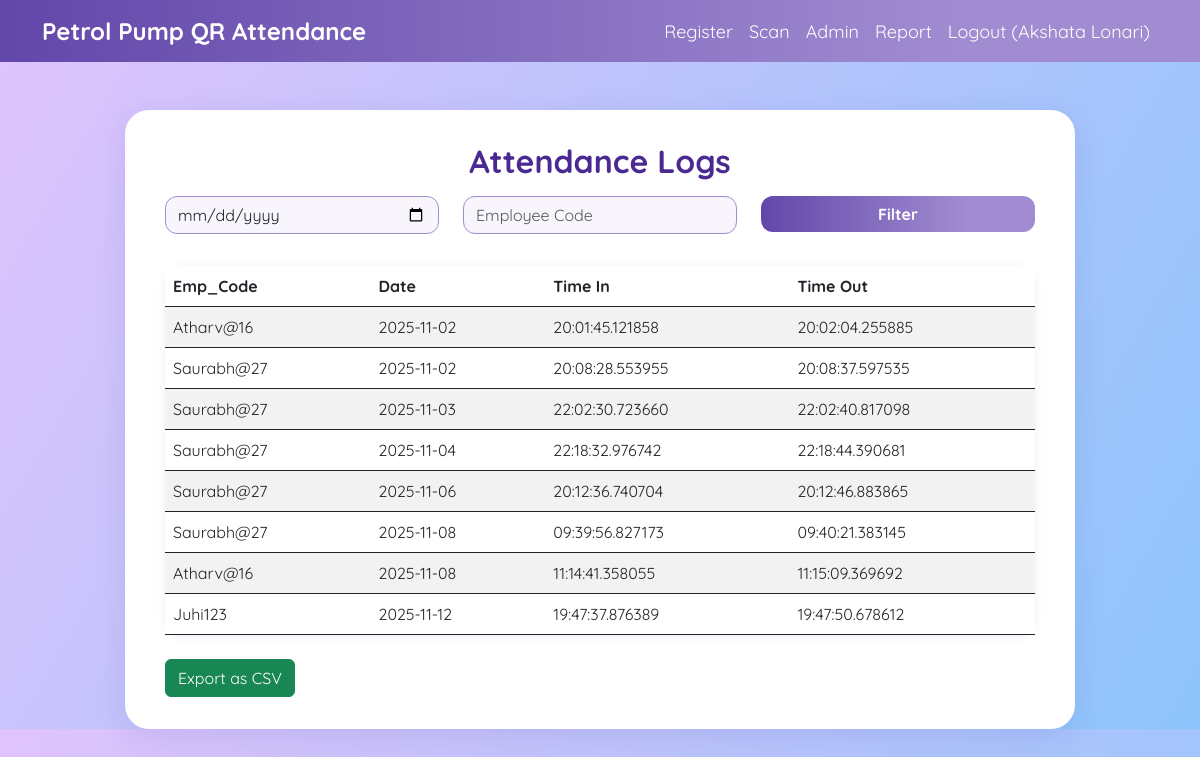
The app's page /report (signed in) with its own data.
### models.py (models this page shows)
class Attendance(db.Model):
    id = db.Column(db.Integer, primary_key=True)
    emp_code = db.Column(db.String(20), db.ForeignKey('employee.emp_code'), nullable=False)
    date = db.Column(db.Date, nullable=False)
    time_in = db.Column(db.Time, nullable=False)
    time_out = db.Column(db.Time)

### app.py (the view)
@app.route('/report')
@admin_required
def report():
    date_filter = request.args.get('date', '')
    emp_filter = request.args.get('emp_code', '')
    query = Attendance.query
    if date_filter:
        query = query.filter_by(date=date_filter)
    if emp_filter:
        query = query.filter_by(emp_code=emp_filter)
    logs = query.all()
    return render_template('report.html', logs=logs)

### app.py (called while the page is built)
def admin_required(f):
    @wraps(f)
    def decorated_function(*args, **kwargs):
        if not session.get('admin'):
            return redirect(url_for('login'))
        return f(*args, **kwargs)
    return decorated_function

### templates/report.html (shortened to what this page needs)
<!DOCTYPE html>
<html>
<head>
  <link href="https://cdn.jsdelivr.net/npm/bootstrap@5.3.0/dist/css/bootstrap.min.css" rel="stylesheet">
  <link rel="stylesheet" href="{{ url_for('static', filename='style.css') }}">
</head>
<body>
  <nav class="navbar navbar-expand-lg navbar-custom mb-4">
    <div class="container">
      <a class="navbar-brand" href="/">Petrol Pump QR Attendance</a>
      <div class="collapse navbar-collapse" id="navbarNav">
        <ul class="navbar-nav ms-auto">
          <li class="nav-item"><a class="nav-link" href="/register">Register</a></li>
          <li class="nav-item"><a class="nav-link" href="/scan">Scan</a></li>
          {% if session.get('admin') %}
            <li class="nav-item"><a class="nav-link" href="/admin">Admin</a></li>
            <li class="nav-item"><a class="nav-link" href="/report">Report</a></li>
            <li class="nav-item"><a class="nav-link" href="/logout">Logout ({{ session['admin'] }})</a></li>
          {% else %}
            <li class="nav-item"><a class="nav-link" href="/login">Admin Login</a></li>
          {% endif %}
        </ul>
      </div>
    </div>
  </nav>
  <div class="container mt-5">
    <div class="row justify-content-center">
      <div class="col-md-10 custom-card">
        <h2 class="page-title text-center">Attendance Logs</h2>
        <form method="GET" class="row mb-4">
          <div class="col-md-4 mb-2">
            <input type="date" name="date" class="form-control" placeholder="Date">
          </div>
          <div class="col-md-4 mb-2">
            <input type="text" name="emp_code" class="form-control" placeholder="Employee Code">
          </div>
          <div class="col-md-4 mb-2">
            <button type="submit" class="btn btn-custom w-100">Filter</button>
          </div>
        </form>
        <table class="table table-custom table-striped">
          <thead>
            <tr>
              <th>Emp_Code</th><th>Date</th><th>Time In</th><th>Time Out</th>
            </tr>
          </thead>
          <tbody>
            {% for log in logs %}
            <tr>
              <td>{{ log.emp_code }}</td>
              <td>{{ log.date }}</td>
              <td>{{ log.time_in }}</td>
              <td>{{ log.time_out }}</td>
            </tr>
            {% endfor %}
          </tbody>
        </table>
        <a href="/export_csv" class="btn btn-success mt-2">Export as CSV</a>
      </div>
    </div>
  </div>
</body>
</html>

### static/style.css (style rules this page uses)
body { background: linear-gradient(120deg, #e0c3fc 0%, #8ec5fc 100%); font-family: "Quicksand", sans-serif; }
.custom-card { background: #fff; border-radius: 24px; box-shadow: 0 8px 32px 0 rgba(31,38,135,0.10); padding: 2rem 2.5rem; }
.page-title { font-weight: 700; color: #4b2992; margin-bottom: 1rem; }
.form-control { border-radius: 12px; border: 1px solid #a18cd1; background: #f8f5fc; }
.btn-custom { background: linear-gradient(90deg, #6247aa, #a18cd1 75%); color: #fff; font-weight: bold; border-radius: 12px; border: none; transition: box-shadow 0.2s, background 0.2s; }
.table-custom { background: #fff; border-radius: 16px; border: none; box-shadow: 0 2px 8px rgba(97, 71, 170, .10); }
.navbar-custom { background: linear-gradient(90deg, #6247aa, #a18cd1 80%); }
.navbar-brand { color: #fff !important; font-weight: bold; font-size: 24px; }
.nav-link { color: #fff !important; font-size: 18px; }

### records on screen
Attendance: emp_code "Atharv@16", date "2025-11-02", time_in "20:01:45.121858", time_out "20:02:04.255885"
Attendance: emp_code "Saurabh@27", date "2025-11-02", time_in "20:08:28.553955", time_out "20:08:37.597535"
Attendance: emp_code "Saurabh@27", date "2025-11-03", time_in "22:02:30.723660", time_out "22:02:40.817098"
Attendance: emp_code "Saurabh@27", date "2025-11-04", time_in "22:18:32.976742", time_out "22:18:44.390681"
Attendance: emp_code "Saurabh@27", date "2025-11-06", time_in "20:12:36.740704", time_out "20:12:46.883865"
Attendance: emp_code "Saurabh@27", date "2025-11-08", time_in "09:39:56.827173", time_out "09:40:21.383145"
Attendance: emp_code "Atharv@16", date "2025-11-08", time_in "11:14:41.358055", time_out "11:15:09.369692"
Attendance: emp_code "Juhi123", date "2025-11-12", time_in "19:47:37.876389", time_out "19:47:50.678612"

### other values on screen
{{ session['admin'] }} "Akshata Lonari"
